Frame 1 (no input): blank canvas, image omitted
Frame 60 (no input): blank canvas, image omitted
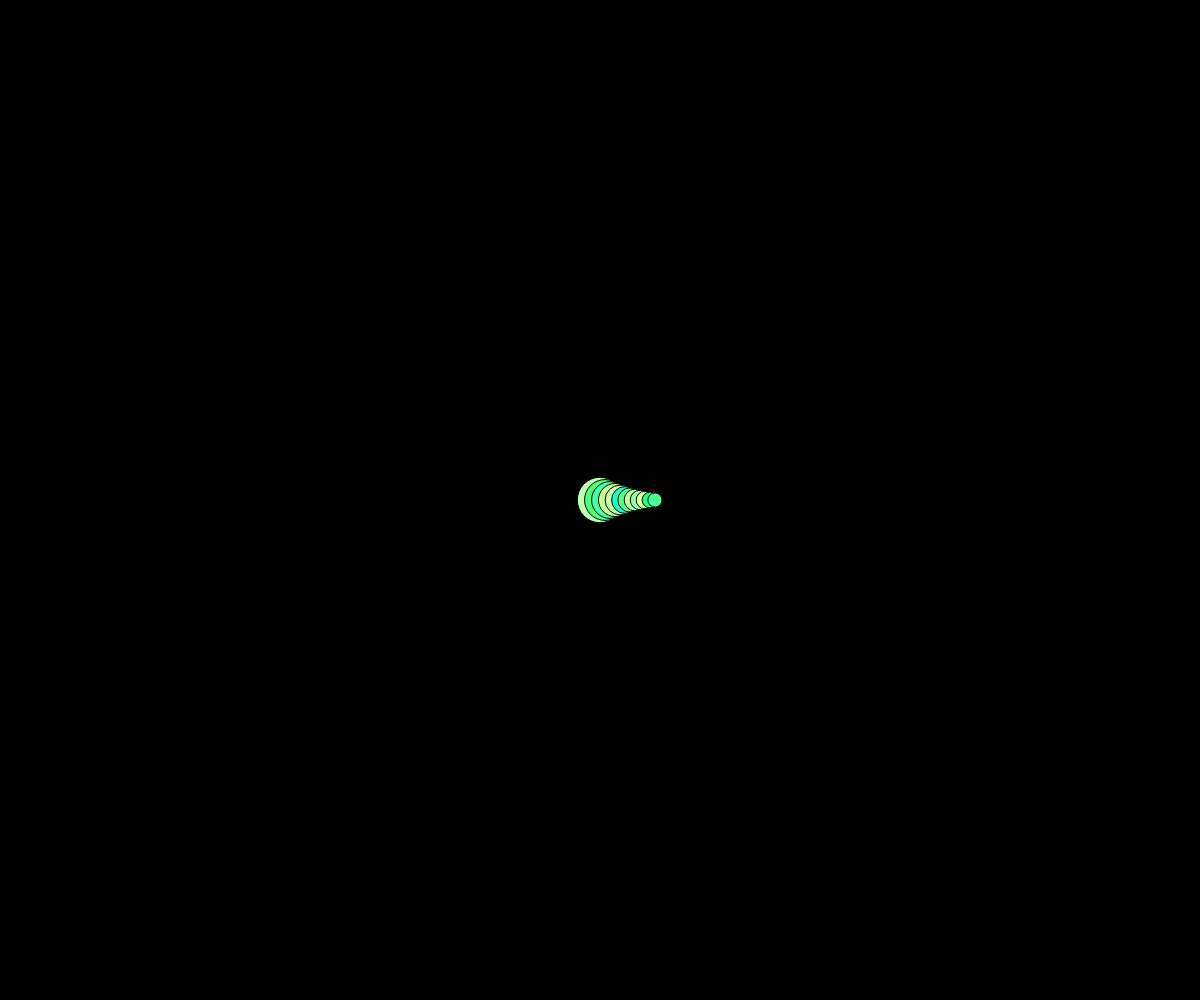
Frame 120 (the mouse pressed at the canvas centre since frame 60)

The p5.js sketch whose frames 1 and 60 were blank and that drew this single picture after the mouse press (run headless with seeded random() and noise() and a simulated clock; from frame 60 on, the mouse is pressed at the canvas centre):

// p5.js sketch
// ── sketch.js
function setup() {
	createCanvas(windowWidth, windowHeight);
	background(0);
}

function draw() {
	// ellipse(mouseX, mouseY, 20, 20);
}

function mousePressed(){
	var count = int(random(5,15))
	var r = random(5,200)
	for(var i=0;i<count;i++){
		fill(random(255),random(255,255),random(100,200))
		ellipse(mouseX+i*5,mouseY,r)
		r*=0.9
	}
}
